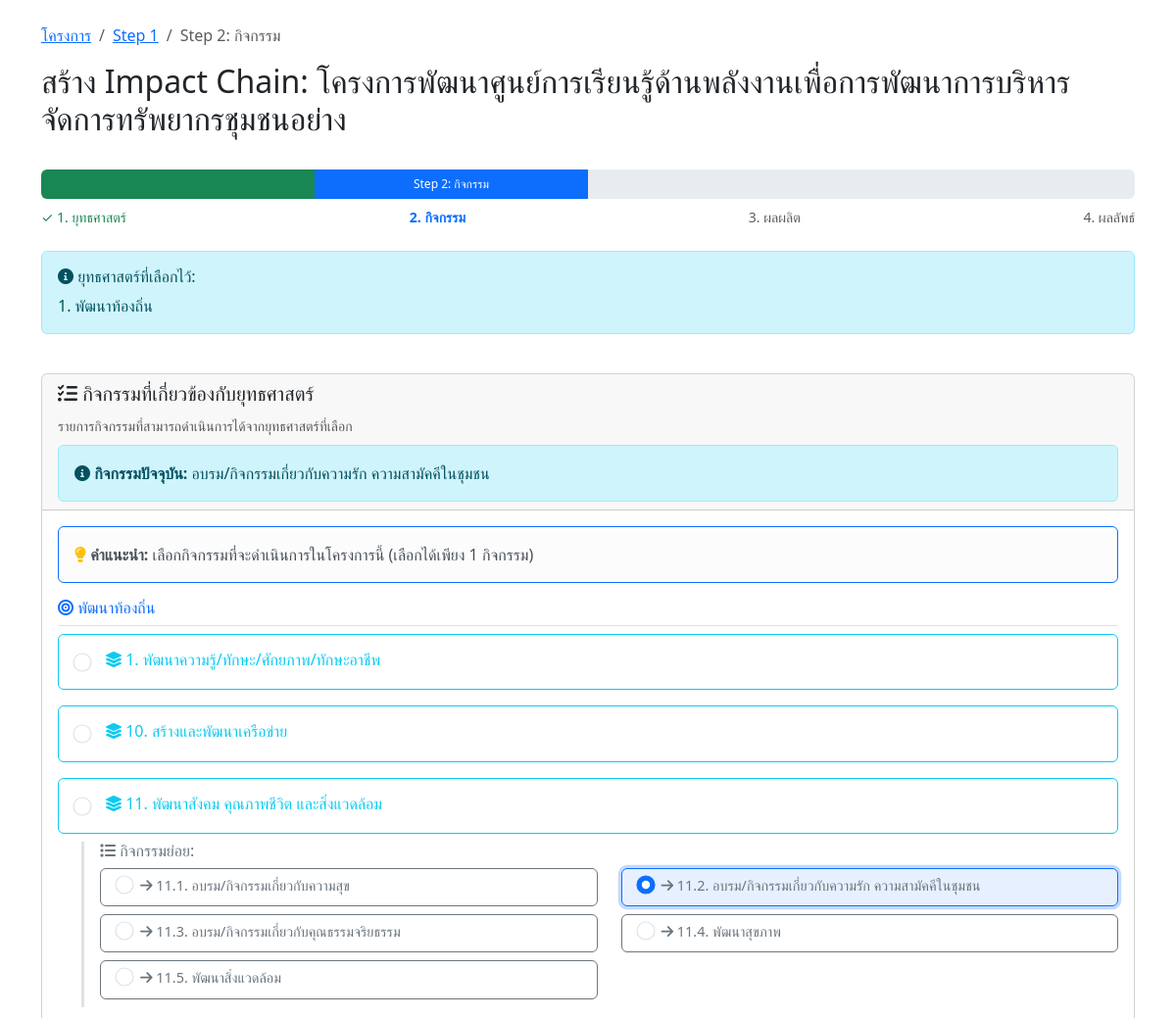
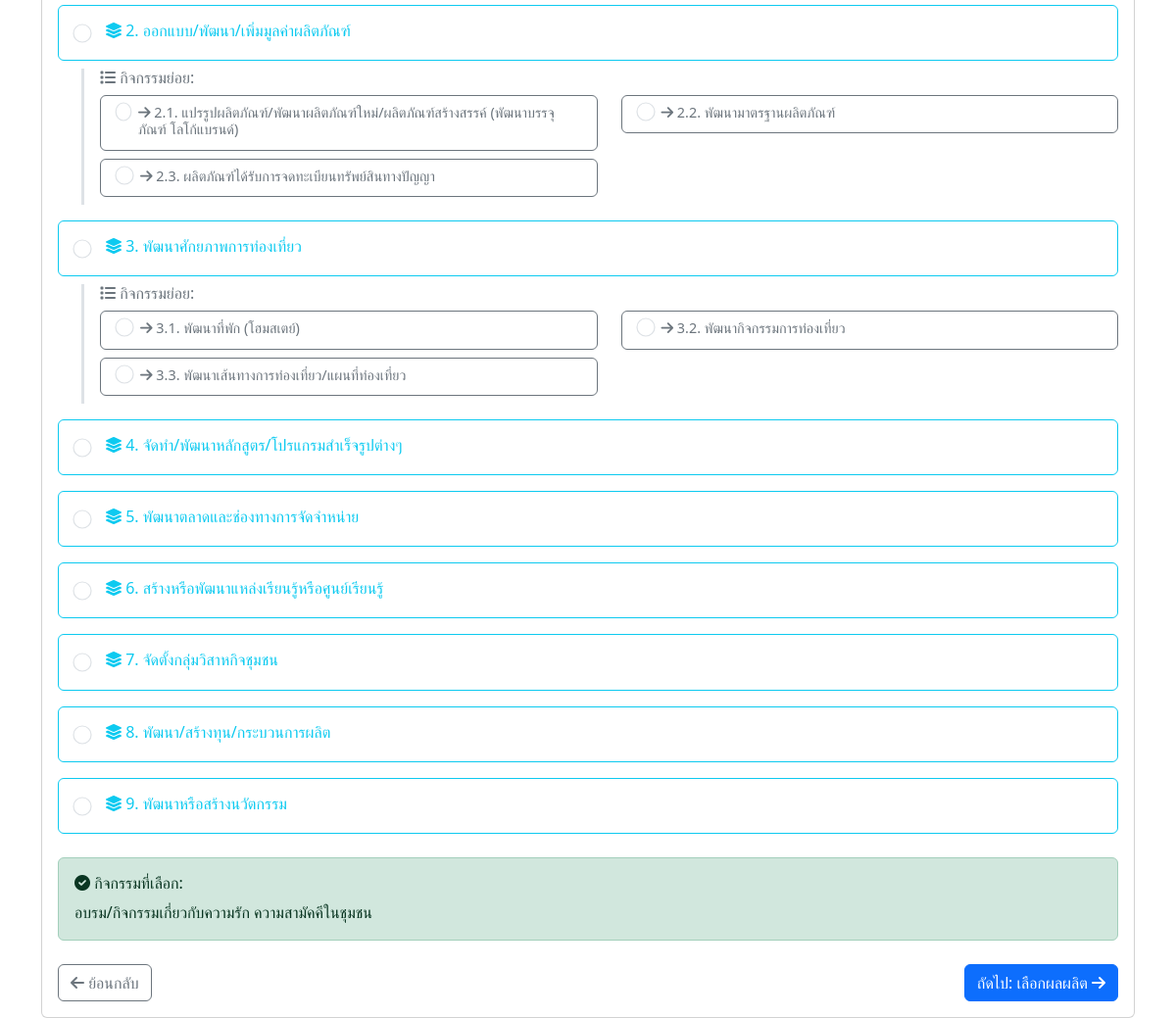
Page /impact-chain/step2-activity.php?project_id=4 (signed in) on the committed database (2 pictures, top to bottom).
### tables this page shows
CREATE TABLE `projects` (
  `id` int(11) NOT NULL,
  `project_code` varchar(50) NOT NULL COMMENT 'รหัสโครงการ',
  `name` varchar(500) NOT NULL COMMENT 'ชื่อโครงการ',
  `description` text DEFAULT NULL COMMENT 'รายละเอียดโครงการ',
  `objective` text DEFAULT NULL COMMENT 'วัตถุประสงค์โครงการ',
  `start_date` date DEFAULT NULL COMMENT 'วันที่เริ่มโครงการ',
  `end_date` date DEFAULT NULL COMMENT 'วันที่สิ้นสุดโครงการ',
  `budget` decimal(15,2) DEFAULT NULL COMMENT 'งบประมาณ',
  `organization` varchar(300) DEFAULT NULL COMMENT 'หน่วยงาน/องค์กร',
  `project_manager` varchar(200) DEFAULT NULL COMMENT 'ผู้จัดการโครงการ',
  `status` enum('incompleted','completed') DEFAULT 'incompleted' COMMENT 'สถานะโครงการ',
  `created_by` varchar(100) DEFAULT NULL COMMENT 'ผู้สร้าง',
  `created_at` timestamp NOT NULL DEFAULT current_timestamp(),
  `updated_at` timestamp NOT NULL DEFAULT current_timestamp() ON UPDATE current_timestamp()
);

CREATE TABLE `project_strategies` (
  `id` int(11) NOT NULL,
  `project_id` int(11) NOT NULL COMMENT 'รหัสโครงการ',
  `strategy_id` int(11) NOT NULL COMMENT 'รหัสยุทธศาสตร์',
  `created_by` varchar(100) DEFAULT NULL COMMENT 'ผู้สร้าง',
  `created_at` timestamp NOT NULL DEFAULT current_timestamp(),
  `updated_at` timestamp NOT NULL DEFAULT current_timestamp() ON UPDATE current_timestamp()
);

CREATE TABLE `strategies` (
  `strategy_id` int(11) NOT NULL,
  `strategy_code` varchar(50) NOT NULL,
  `strategy_name` varchar(255) NOT NULL,
  `description` text DEFAULT NULL,
  `created_at` timestamp NOT NULL DEFAULT current_timestamp()
);

CREATE TABLE `project_activities` (
  `id` int(11) NOT NULL,
  `project_id` int(11) NOT NULL COMMENT 'รหัสโครงการ',
  `activity_id` int(11) NOT NULL COMMENT 'รหัสกิจกรรม',
  `created_by` varchar(100) DEFAULT NULL COMMENT 'ผู้สร้าง',
  `created_at` timestamp NOT NULL DEFAULT current_timestamp(),
  `updated_at` timestamp NOT NULL DEFAULT current_timestamp() ON UPDATE current_timestamp()
);

CREATE TABLE `activities` (
  `activity_id` int(11) NOT NULL,
  `strategy_id` int(11) NOT NULL,
  `activity_code` varchar(20) NOT NULL,
  `activity_name` varchar(500) NOT NULL,
  `activity_description` text DEFAULT NULL
);

### impact-chain/step2-activity.php (the view, shortened to what the rows shown need)
<?php
require_once '../config.php';
$project_id = isset($_GET['project_id']) ? (int)$_GET['project_id'] : 0;
$user_id = $_SESSION['user_id'];
$check_query = "SELECT * FROM projects WHERE id = ? AND created_by = ?";
$check_stmt = mysqli_prepare($conn, $check_query);
mysqli_stmt_bind_param($check_stmt, 'is', $project_id, $user_id);
mysqli_stmt_execute($check_stmt);
$project_result = mysqli_stmt_get_result($check_stmt);
$project = mysqli_fetch_assoc($project_result);
$selected_strategies = [];
$strategy_query = "SELECT ps.strategy_id, s.strategy_name
                   FROM project_strategies ps
                   JOIN strategies s ON ps.strategy_id = s.strategy_id
                   WHERE ps.project_id = ?";
$strategy_stmt = mysqli_prepare($conn, $strategy_query);
mysqli_stmt_bind_param($strategy_stmt, 'i', $project_id);
mysqli_stmt_execute($strategy_stmt);
$strategy_result = mysqli_stmt_get_result($strategy_stmt);
if (mysqli_num_rows($strategy_result) > 0) {
    while ($strategy = mysqli_fetch_assoc($strategy_result)) {
        $selected_strategies[] = $strategy;
    }
} else {
    $_SESSION['error_message'] = "กรุณาเลือกยุทธศาสตร์ก่อน";
    header("location: step1-strategy.php?project_id=" . $project_id);
    exit;
}
$strategy_ids = array_column($selected_strategies, 'strategy_id');
$activities = [];
if (!empty($strategy_ids)) {
    $strategy_ids_str = implode(',', array_map('intval', $strategy_ids));
    $activities_query = "SELECT a.*, s.strategy_name
                         FROM activities a
                         JOIN strategies s ON a.strategy_id = s.strategy_id
                         WHERE a.strategy_id IN ($strategy_ids_str)
                         ORDER BY a.activity_code ASC";
    $activities_result = mysqli_query($conn, $activities_query);
    $activities = mysqli_fetch_all($activities_result, MYSQLI_ASSOC);
}
$selected_activities = [];
$selected_activity_ids = [];
$selected_activity_query = "SELECT pa.activity_id, a.activity_name, a.activity_code
                           FROM project_activities pa
                           JOIN activities a ON pa.activity_id = a.activity_id
                           WHERE pa.project_id = ?";
$selected_activity_stmt = mysqli_prepare($conn, $selected_activity_query);
mysqli_stmt_bind_param($selected_activity_stmt, 'i', $project_id);
mysqli_stmt_execute($selected_activity_stmt);
$selected_activity_result = mysqli_stmt_get_result($selected_activity_stmt);
while ($activity = mysqli_fetch_assoc($selected_activity_result)) {
    $selected_activities[] = $activity;
    $selected_activity_ids[] = $activity['activity_id'];
}
$level1_activities = [];
$level2_activities = [];
foreach ($activities as $activity) {
    $code_parts = explode('.', $activity['activity_code']);
    if (count($code_parts) == 1) {
        $level1_activities[$activity['strategy_name']][] = $activity;
    } else {
        $parent_code = $code_parts[0];
        $level2_activities[$parent_code][] = $activity;
    }
}
?>
<!DOCTYPE html>
<html lang="th">
<head>
    <link href="https://cdn.jsdelivr.net/npm/bootstrap@5.3.0/dist/css/bootstrap.min.css" rel="stylesheet">
    <link href="https://cdnjs.cloudflare.com/ajax/libs/font-awesome/6.0.0/css/all.min.css" rel="stylesheet">
</head>
<body>
    <div class="container mt-4">
        <div class="row mb-4">
            <div class="col-12">
                <nav aria-label="breadcrumb">
                    <ol class="breadcrumb">
                    </ol>
                </nav>
                <h2>สร้าง Impact Chain: <?php echo htmlspecialchars($project['name']); ?></h2>
            </div>
        </div>
        <div class="row mb-4">
            <div class="col-12">
                <div class="alert alert-info">
                    <div class="mb-0">
                        <?php foreach ($selected_strategies as $strategy): ?>
                            <div><?php echo htmlspecialchars($strategy['strategy_id']); ?>. <?php echo htmlspecialchars($strategy['strategy_name']); ?></div>
                        <?php endforeach; ?>
                    </div>
                </div>
            </div>
        </div>
        <div class="row">
            <div class="col-12">
                <div class="card">
                    <div class="card-header">
                        <?php if (!empty($selected_activities)): ?>
                            <div class="mt-2">
                                <div class="alert alert-info mb-0">
                                    <i class="fas fa-info-circle"></i>
                                    <strong>กิจกรรมปัจจุบัน:</strong>
                                    <?php echo htmlspecialchars($selected_activities[0]['activity_name']); ?>
                                </div>
                            </div>
                        <?php endif; ?>
                    </div>
                    <div class="card-body">
                        <?php if (empty($level1_activities)): ?>
                            <div class="alert alert-warning">
                                <i class="fas fa-exclamation-triangle"></i> ไม่พบข้อมูลกิจกรรมที่เกี่ยวข้องกับยุทธศาสตร์ที่เลือก
                            </div>
                            <div class="d-flex justify-content-between">
                                <a href="step1-strategy.php?project_id=<?php echo $project_id; ?>" class="btn btn-outline-secondary">
                                    <i class="fas fa-arrow-left"></i> ย้อนกลับ
                                </a>
                            </div>
                        <?php else: ?>
                            <form id="activityForm" method="POST" action="process-step2.php">
                                <?php foreach ($level1_activities as $strategy_name => $strategy_activities): ?>
                                    <div class="mb-4">
                                        <h6 class="text-primary border-bottom pb-2">
                                            <i class="fas fa-bullseye"></i> <?php echo htmlspecialchars($strategy_name); ?>
                                        </h6>
                                        <?php foreach ($strategy_activities as $main_activity): ?>
                                            <div class="mb-3">
                                                <div class="card border-info activity-card <?php echo in_array($main_activity['activity_id'], $selected_activity_ids) ? 'selected' : ''; ?>"
                                                    onclick="selectActivity('<?php echo $main_activity['activity_id']; ?>')">
                                                    <div class="card-body">
                                                        <div class="d-flex align-items-start">
                                                            <input type="radio"
                                                                class="form-check-input activity-radio me-3 mt-1"
                                                                name="selected_activity"
                                                                value="<?php echo $main_activity['activity_id']; ?>"
                                                                id="activity_<?php echo $main_activity['activity_id']; ?>"
                                                                <?php echo in_array($main_activity['activity_id'], $selected_activity_ids) ? 'checked' : ''; ?>>
                                                            <div class="flex-grow-1">
                                                                <h6 class="card-title text-info mb-1">
                                                                    <i class="fas fa-layer-group"></i> <?php echo $main_activity['activity_code']; ?>. <?php echo htmlspecialchars($main_activity['activity_name']); ?>
                                                                </h6>
                                                            </div>
                                                        </div>
                                                    </div>
                                                </div>
                                                <?php if (isset($level2_activities[$main_activity['activity_code']])): ?>
                                                    <div class="ms-4 mt-2">
                                                        <h6 class="text-secondary mb-2">
                                                            <i class="fas fa-list"></i> กิจกรรมย่อย:
                                                        </h6>
                                                        <div class="row">
                                                            <?php
                                                            foreach ($level2_activities[$main_activity['activity_code']] as $sub_activity):
                                                            ?>
                                                                <div class="col-md-6 mb-2">
                                                                    <div class="card border-secondary activity-card <?php echo in_array($sub_activity['activity_id'], $selected_activity_ids) ? 'selected' : ''; ?>"
                                                                        onclick="selectActivity('<?php echo $sub_activity['activity_id']; ?>')">
                                                                        <div class="card-body py-2">
                                                                            <div class="d-flex align-items-start">
                                                                                <input type="radio"
                                                                                    class="form-check-input activity-radio me-2 mt-0"
                                                                                    name="selected_activity"
                                                                                    value="<?php echo $sub_activity['activity_id']; ?>"
                                                                                    id="activity_<?php echo $sub_activity['activity_id']; ?>"
                                                                                    <?php echo in_array($sub_activity['activity_id'], $selected_activity_ids) ? 'checked' : ''; ?>>
                                                                                <div class="flex-grow-1">
                                                                                    <h6 class="card-title text-secondary mb-1" style="font-size: 0.9rem;">
                                                                                        <i class="fas fa-arrow-right"></i> <?php echo $sub_activity['activity_code']; ?>. <?php echo htmlspecialchars($sub_activity['activity_name']); ?>
                                                                                    </h6>
                                                                                </div>
                                                                            </div>
                                                                        </div>
                                                                    </div>
                                                                </div>
                                                            <?php
                                                            endforeach;
                                                            ?>
                                                        </div>
                                                    </div>
                                                <?php endif; ?>
                                            </div>
                                        <?php endforeach; ?>
                                    </div>
                                <?php endforeach; ?>
                            </form>
                        <?php endif; ?>
                    </div>
                </div>
            </div>
        </div>
    </div>
</body>
</html>

### rows in the picture
projects: name "โครงการพัฒนาศูนย์การเรียนรู้ด้านพลังงานเพื่อการพัฒนาการบริหารจัดการทรัพยากรชุมชนอย่าง"
project_strategies: strategy "1", strategy.strategy_name "พัฒนาท้องถิ่น"
project_activities: activity.activity_name "อบรม/กิจกรรมเกี่ยวกับความรัก ความสามัคคีในชุมชน"
activities: activity_code "1", activity_name "พัฒนาความรู้/ทักษะ/ศักยภาพ/ทักษะอาชีพ"
activities: activity_code "10", activity_name "สร้างและพัฒนาเครือข่าย"
activities: activity_code "11", activity_name "พัฒนาสังคม คุณภาพชีวิต และสิ่งแวดล้อม"
activities: activity_code "11.1", activity_name "อบรม/กิจกรรมเกี่ยวกับความสุข"
activities: activity_id "☑", activity_code "11.2", activity_name "อบรม/กิจกรรมเกี่ยวกับความรัก ความสามัคคีในชุมชน"
activities: activity_code "11.3", activity_name "อบรม/กิจกรรมเกี่ยวกับคุณธรรมจริยธรรม"
activities: activity_code "11.4", activity_name "พัฒนาสุขภาพ"
activities: activity_code "11.5", activity_name "พัฒนาสิ่งแวดล้อม"
activities: activity_code "2", activity_name "ออกแบบ/พัฒนา/เพิ่มมูลค่าผลิตภัณฑ์"
activities: activity_code "2.1", activity_name "แปรรูปผลิตภัณฑ์/พัฒนาผลิตภัณฑ์ใหม่/ผลิตภัณฑ์สร้างสรรค์ (พัฒนาบรรจุภัณฑ์ โลโก้แบรนด์)"
activities: activity_code "2.2", activity_name "พัฒนามาตรฐานผลิตภัณฑ์"
activities: activity_code "2.3", activity_name "ผลิตภัณฑ์ได้รับการจดทะเบียนทรัพย์สินทางปัญญา"
activities: activity_code "3", activity_name "พัฒนาศักยภาพการท่องเที่ยว"
activities: activity_code "3.1", activity_name "พัฒนาที่พัก (โฮมสเตย์)"
activities: activity_code "3.2", activity_name "พัฒนากิจกรรมการท่องเที่ยว"
activities: activity_code "3.3", activity_name "พัฒนาเส้นทางการท่องเที่ยว/แผนที่ท่องเที่ยว"
activities: activity_code "4", activity_name "จัดทำ/พัฒนาหลักสูตร/โปรแกรมสำเร็จรูปต่างๆ"
activities: activity_code "5", activity_name "พัฒนาตลาดและช่องทางการจัดจำหน่าย"
activities: activity_code "6", activity_name "สร้างหรือพัฒนาแหล่งเรียนรู้หรือศูนย์เรียนรู้"
activities: activity_code "7", activity_name "จัดตั้งกลุ่มวิสาหกิจชุมชน"
activities: activity_code "8", activity_name "พัฒนา/สร้างทุน/กระบวนการผลิต"
activities: activity_code "9", activity_name "พัฒนาหรือสร้างนวัตกรรม"

### other values in the picture
$strategy_name "พัฒนาท้องถิ่น"
